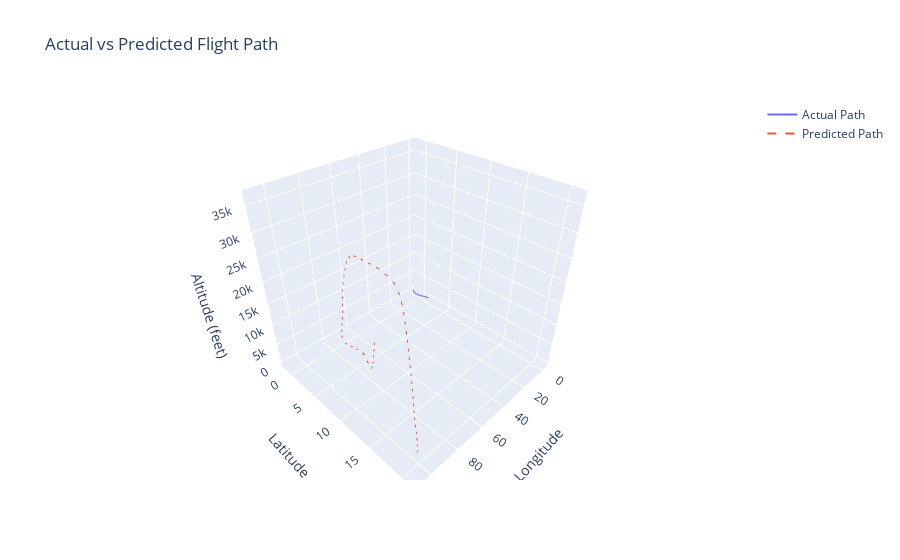

Notebook code cell kept with this figure:
### Code cell
visualizer.run_visualization(use_map=False)

### Figure 1 — Plotly figure (JSON) as saved in the notebook; plotly's stock layout.template omitted (floating-point values rounded to 4 significant figures; data arrays with more than 128 entries replaced by an {"elided": "..."} marker saying what was removed)
{"data": [{"mode": "lines", "name": "Actual Path", "x": {"elided": "167 float values"}, "y": {"elided": "167 float values"}, "z": {"elided": "167 float values"}, "type": "scatter3d", "scene": "scene"}, {"line": {"dash": "dash"}, "mode": "lines", "name": "Predicted Path", "x": {"elided": "167 float values"}, "y": {"elided": "167 float values"}, "z": {"elided": "167 float values"}, "type": "scatter3d", "scene": "scene"}], "layout": {"scene": {"domain": {"x": [0.0, 1.0], "y": [0.0, 1.0]}, "xaxis": {"title": {"text": "Longitude"}}, "yaxis": {"title": {"text": "Latitude"}}, "zaxis": {"title": {"text": "Altitude (feet)"}}}, "title": {"text": "Actual vs Predicted Flight Path"}}}
